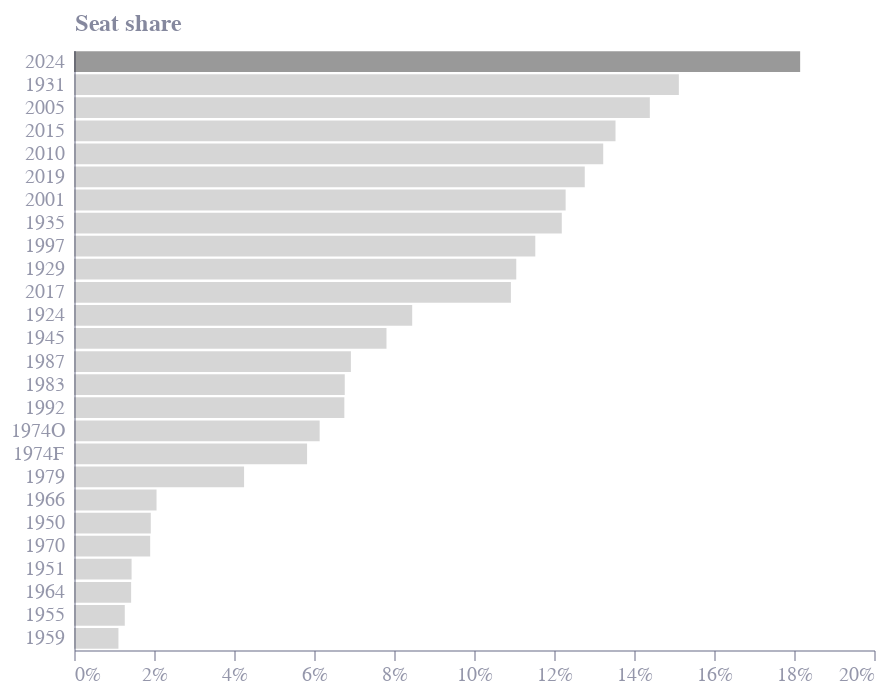

Notebook code cell kept with this figure:
### Markdown cell above
# Fig 5

### Code cell
ge_1924_2024_agg['Other_seat_share'] = (ge_1924_2024_agg['Total_Seats'] - ge_1924_2024_agg['Conservative_Seats'] - ge_1924_2024_agg['Labour_Seats']) / ge_1924_2024_agg['Total_Seats']
df = ge_1924_2024_agg.copy()
df = df[['GE_Year', 'Other_seat_share']]
df = df.replace({'1974 - Feb': '1974F', '1974 - Oct': '1974O'})

df['GE_Year'] = df['GE_Year'].astype(str).str.replace(".0", "")

base = alt.Chart(df).encode(
    x=alt.X('Other_seat_share', axis=alt.X(title='', format='%')),
    y=alt.Y('GE_Year:N', axis=alt.Axis(title='Seat share'), sort="-x"),
    opacity=alt.condition(alt.datum.GE_Year == '2024', alt.value(1), alt.value(0.4))

)

bars = base.mark_bar(color="rgba(0,0,0, 0.4)")

chart = bars

chart.save("fig5.json")
chart.save("fig5.png", scale_factor=2.0)

chart

### Figure 1 — Vega-Lite specification as saved in the notebook (floating-point values rounded to 4 significant figures)
{"config": {"font": "Circular Std", "mark": {"line": {"interpolate": "monotone"}}, "view": {"stroke": "transparent", "width": 400, "height": 300}, "range": {"category": ["#36B7B4", "#E6224B", "#F4C245", "#0063AF", "#00A767", "#179FDB", "#EB5C2E"], "diverging": ["#E6224B", "#E54753", "#C9C9C9", "#179FDB", "#122B39"], "heatmap": ["#C9C9C9", "#179FDB", "#0063AF", "#122B39"], "ordinal": ["#00A767", "#36B7B4", "#179FDB", "#0063AF", "#243B5A"]}, "axisX": {"domainColor": "#676A86", "domainOpacity": 0.5, "grid": false, "labelAngle": 0, "labelColor": "#676A86", "labelOpacity": 0.7, "orient": "bottom", "tickColor": "#676A86", "tickCount": 10, "tickOpacity": 0.5, "title": false, "titleAlign": "center", "titleAnchor": "middle", "titleColor": "#676A86", "titleFontSize": 12, "titleOpacity": 0.8, "titleY": -15}, "axisY": {"domainColor": "#676A86", "domainOpacity": 0.5, "gridColor": "#676A86", "gridDash": [1, 5], "gridOpacity": 0.5, "labelColor": "#676A86", "labelOpacity": 0.7, "labelPadding": 5, "tickColor": "#676A86", "tickCount": 8, "tickOpacity": 0.5, "ticks": false, "titleAlign": "left", "titleAngle": 0, "titleBaseline": "bottom", "titleColor": "#676A86", "titleFontSize": 12, "titleOpacity": 0.8, "titleX": 0, "titleY": -7}}, "data": {"name": "data-de5b1f82db6151036ff75fe3b817d199"}, "mark": {"type": "bar", "color": "rgba(0,0,0, 0.4)"}, "encoding": {"opacity": {"condition": {"test": "(datum.GE_Year === '2024')", "value": 1}, "value": 0.4}, "x": {"axis": {"title": "", "format": "%"}, "field": "Other_seat_share", "type": "quantitative"}, "y": {"axis": {"title": "Seat share"}, "field": "GE_Year", "sort": "-x", "type": "nominal"}}, "$schema": "https://vega.github.io/schema/vega-lite/v5.8.0.json", "datasets": {"data-de5b1f82db6151036ff75fe3b817d199": [{"GE_Year": "1924", "Other_seat_share": 0.08455}, {"GE_Year": "1929", "Other_seat_share": 0.1106}, {"GE_Year": "1931", "Other_seat_share": 0.1512}, {"GE_Year": "1935", "Other_seat_share": 0.122}, {"GE_Year": "1945", "Other_seat_share": 0.07812}, {"GE_Year": "1950", "Other_seat_share": 0.0192}, {"GE_Year": "1951", "Other_seat_share": 0.0144}, {"GE_Year": "1955", "Other_seat_share": 0.0127}, {"GE_Year": "1959", "Other_seat_share": 0.01111}, {"GE_Year": "1964", "Other_seat_share": 0.01429}, {"GE_Year": "1966", "Other_seat_share": 0.02063}, {"GE_Year": "1970", "Other_seat_share": 0.01905}, {"GE_Year": "1974F", "Other_seat_share": 0.05827}, {"GE_Year": "1974O", "Other_seat_share": 0.06142}, {"GE_Year": "1979", "Other_seat_share": 0.04252}, {"GE_Year": "1983", "Other_seat_share": 0.06769}, {"GE_Year": "1987", "Other_seat_share": 0.06923}, {"GE_Year": "1992", "Other_seat_share": 0.06759}, {"GE_Year": "1997", "Other_seat_share": 0.1153}, {"GE_Year": "2001", "Other_seat_share": 0.1229}, {"GE_Year": "2005", "Other_seat_share": 0.144}, {"GE_Year": "2010", "Other_seat_share": 0.1323}, {"GE_Year": "2015", "Other_seat_share": 0.1354}, {"GE_Year": "2017", "Other_seat_share": 0.1092}, {"GE_Year": "2019", "Other_seat_share": 0.1277}, {"GE_Year": "2024", "Other_seat_share": 0.1815}]}}
